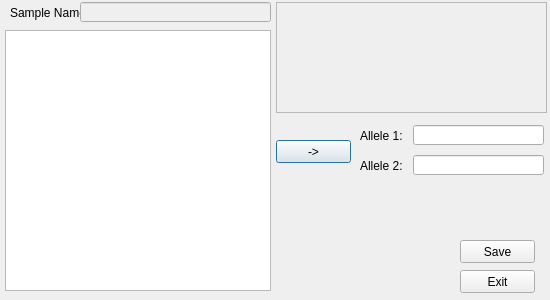
<?xml version="1.0" encoding="UTF-8"?>
<ui version="4.0">
 <class>FinalTypeDlg</class>
 <widget class="QDialog" name="FinalTypeDlg">
  <property name="geometry">
   <rect>
    <x>0</x>
    <y>0</y>
    <width>550</width>
    <height>300</height>
   </rect>
  </property>
  <property name="windowTitle">
   <string>Dialog</string>
  </property>
  <widget class="QLabel" name="label">
   <property name="geometry">
    <rect>
     <x>10</x>
     <y>5</y>
     <width>71</width>
     <height>16</height>
    </rect>
   </property>
   <property name="text">
    <string>Sample Name:</string>
   </property>
  </widget>
  <widget class="QLineEdit" name="lineEdit_samplename">
   <property name="enabled">
    <bool>false</bool>
   </property>
   <property name="geometry">
    <rect>
     <x>80</x>
     <y>2</y>
     <width>191</width>
     <height>20</height>
    </rect>
   </property>
  </widget>
  <widget class="QTextEdit" name="textEdit">
   <property name="enabled">
    <bool>false</bool>
   </property>
   <property name="geometry">
    <rect>
     <x>276</x>
     <y>2</y>
     <width>271</width>
     <height>111</height>
    </rect>
   </property>
  </widget>
  <widget class="QTableWidget" name="tableWidget">
   <property name="geometry">
    <rect>
     <x>5</x>
     <y>30</y>
     <width>266</width>
     <height>261</height>
    </rect>
   </property>
  </widget>
  <widget class="QPushButton" name="btnSet">
   <property name="geometry">
    <rect>
     <x>276</x>
     <y>140</y>
     <width>75</width>
     <height>23</height>
    </rect>
   </property>
   <property name="text">
    <string>-&gt;</string>
   </property>
  </widget>
  <widget class="QLabel" name="label_2">
   <property name="geometry">
    <rect>
     <x>360</x>
     <y>130</y>
     <width>54</width>
     <height>12</height>
    </rect>
   </property>
   <property name="text">
    <string>Allele 1:</string>
   </property>
  </widget>
  <widget class="QLabel" name="label_3">
   <property name="geometry">
    <rect>
     <x>360</x>
     <y>160</y>
     <width>54</width>
     <height>12</height>
    </rect>
   </property>
   <property name="text">
    <string>Allele 2:</string>
   </property>
  </widget>
  <widget class="QLineEdit" name="lineEdit_allele1">
   <property name="geometry">
    <rect>
     <x>413</x>
     <y>125</y>
     <width>131</width>
     <height>20</height>
    </rect>
   </property>
  </widget>
  <widget class="QLineEdit" name="lineEdit_allele2">
   <property name="geometry">
    <rect>
     <x>413</x>
     <y>155</y>
     <width>131</width>
     <height>20</height>
    </rect>
   </property>
  </widget>
  <widget class="QPushButton" name="btnSave">
   <property name="geometry">
    <rect>
     <x>460</x>
     <y>240</y>
     <width>75</width>
     <height>23</height>
    </rect>
   </property>
   <property name="text">
    <string>Save</string>
   </property>
  </widget>
  <widget class="QPushButton" name="btnExit">
   <property name="geometry">
    <rect>
     <x>460</x>
     <y>270</y>
     <width>75</width>
     <height>23</height>
    </rect>
   </property>
   <property name="text">
    <string>Exit</string>
   </property>
  </widget>
 </widget>
 <resources/>
 <connections/>
</ui>
